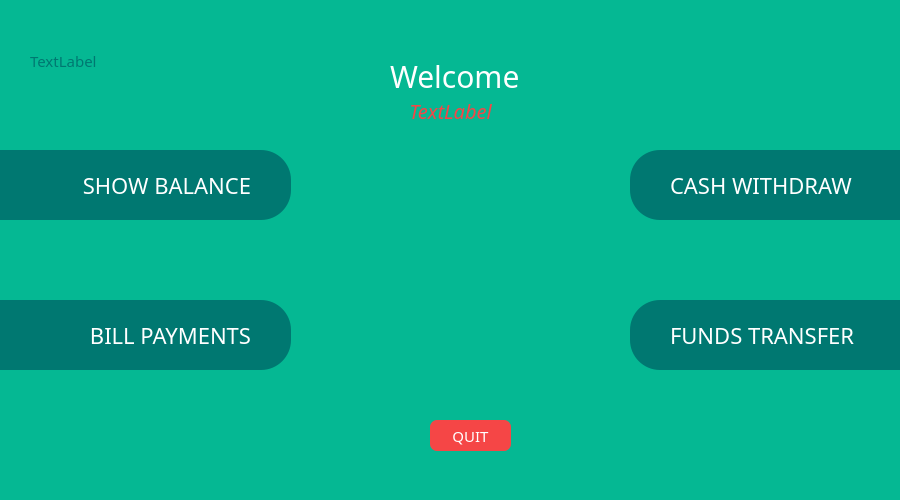
<?xml version="1.0" encoding="UTF-8"?>
<ui version="4.0">
 <class>main_menu</class>
 <widget class="QDialog" name="main_menu">
  <property name="geometry">
   <rect>
    <x>0</x>
    <y>0</y>
    <width>900</width>
    <height>500</height>
   </rect>
  </property>
  <property name="minimumSize">
   <size>
    <width>900</width>
    <height>500</height>
   </size>
  </property>
  <property name="maximumSize">
   <size>
    <width>900</width>
    <height>500</height>
   </size>
  </property>
  <property name="windowTitle">
   <string>Dialog</string>
  </property>
  <property name="styleSheet">
   <string notr="true">background-color: #05B893;</string>
  </property>
  <widget class="QPushButton" name="cash_withdraw_btn">
   <property name="geometry">
    <rect>
     <x>630</x>
     <y>150</y>
     <width>431</width>
     <height>70</height>
    </rect>
   </property>
   <property name="minimumSize">
    <size>
     <width>401</width>
     <height>70</height>
    </size>
   </property>
   <property name="maximumSize">
    <size>
     <width>10000</width>
     <height>10000</height>
    </size>
   </property>
   <property name="font">
    <font>
     <family>Norwester</family>
     <pointsize>-1</pointsize>
    </font>
   </property>
   <property name="styleSheet">
    <string notr="true">color: white;
background-color: #007871;
font-size: 22px;
padding-left: 40px;
text-align: left;
 border-width: 10px;
 border-radius: 30px;</string>
   </property>
   <property name="text">
    <string>CASH WITHDRAW</string>
   </property>
  </widget>
  <widget class="QPushButton" name="fund_transfer">
   <property name="geometry">
    <rect>
     <x>630</x>
     <y>300</y>
     <width>431</width>
     <height>70</height>
    </rect>
   </property>
   <property name="minimumSize">
    <size>
     <width>401</width>
     <height>70</height>
    </size>
   </property>
   <property name="maximumSize">
    <size>
     <width>10000</width>
     <height>10000</height>
    </size>
   </property>
   <property name="font">
    <font>
     <family>Norwester</family>
     <pointsize>-1</pointsize>
    </font>
   </property>
   <property name="styleSheet">
    <string notr="true">color: white;
background-color: #007871;
font-size: 22px;
padding-left: 40px;
text-align: left;
 border-width: 10px;
 border-radius: 30px;</string>
   </property>
   <property name="text">
    <string>FUNDS TRANSFER</string>
   </property>
  </widget>
  <widget class="QPushButton" name="show_balance_btn">
   <property name="geometry">
    <rect>
     <x>-140</x>
     <y>150</y>
     <width>431</width>
     <height>70</height>
    </rect>
   </property>
   <property name="minimumSize">
    <size>
     <width>401</width>
     <height>70</height>
    </size>
   </property>
   <property name="maximumSize">
    <size>
     <width>10000</width>
     <height>10000</height>
    </size>
   </property>
   <property name="font">
    <font>
     <family>Norwester</family>
     <pointsize>-1</pointsize>
    </font>
   </property>
   <property name="styleSheet">
    <string notr="true">color: white;
background-color: #007871;
font-size: 22px;
padding-right: 40px;
text-align: right;
 border-width: 10px;
 border-radius: 30px;</string>
   </property>
   <property name="text">
    <string>SHOW BALANCE</string>
   </property>
  </widget>
  <widget class="QPushButton" name="bill_payments_btn">
   <property name="geometry">
    <rect>
     <x>-140</x>
     <y>300</y>
     <width>431</width>
     <height>70</height>
    </rect>
   </property>
   <property name="minimumSize">
    <size>
     <width>401</width>
     <height>70</height>
    </size>
   </property>
   <property name="maximumSize">
    <size>
     <width>10000</width>
     <height>10000</height>
    </size>
   </property>
   <property name="font">
    <font>
     <family>Norwester</family>
     <pointsize>-1</pointsize>
    </font>
   </property>
   <property name="styleSheet">
    <string notr="true">color: white;
background-color: #007871;
font-size: 22px;
padding-right: 40px;
text-align: right;
 border-width: 10px;
 border-radius: 30px;</string>
   </property>
   <property name="text">
    <string>BILL PAYMENTS</string>
   </property>
  </widget>
  <widget class="QLabel" name="welcome_label">
   <property name="geometry">
    <rect>
     <x>390</x>
     <y>60</y>
     <width>141</width>
     <height>31</height>
    </rect>
   </property>
   <property name="font">
    <font>
     <family>Norwester</family>
     <pointsize>-1</pointsize>
    </font>
   </property>
   <property name="styleSheet">
    <string notr="true">font-size: 30px;
color: white;
</string>
   </property>
   <property name="text">
    <string>Welcome</string>
   </property>
  </widget>
  <widget class="QLabel" name="user_full_name">
   <property name="geometry">
    <rect>
     <x>320</x>
     <y>90</y>
     <width>261</width>
     <height>41</height>
    </rect>
   </property>
   <property name="font">
    <font>
     <family>Norwester</family>
     <pointsize>-1</pointsize>
     <italic>true</italic>
    </font>
   </property>
   <property name="styleSheet">
    <string notr="true">
color: #F54646;
font-size: 20px;
letter-spacing: 0.5em;</string>
   </property>
   <property name="text">
    <string>TextLabel</string>
   </property>
   <property name="alignment">
    <set>Qt::AlignCenter</set>
   </property>
  </widget>
  <widget class="QLabel" name="username_ID">
   <property name="geometry">
    <rect>
     <x>30</x>
     <y>40</y>
     <width>141</width>
     <height>41</height>
    </rect>
   </property>
   <property name="font">
    <font>
     <family>Norwester</family>
     <pointsize>-1</pointsize>
    </font>
   </property>
   <property name="styleSheet">
    <string notr="true">color: #007871;
font-size: 15px;
</string>
   </property>
   <property name="text">
    <string>TextLabel</string>
   </property>
  </widget>
  <widget class="QLabel" name="label_mainLogo">
   <property name="geometry">
    <rect>
     <x>360</x>
     <y>170</y>
     <width>291</width>
     <height>161</height>
    </rect>
   </property>
   <property name="styleSheet">
    <string notr="true">background-color: transparent;</string>
   </property>
   <property name="text">
    <string/>
   </property>
  </widget>
  <widget class="QPushButton" name="pushButton_quit">
   <property name="geometry">
    <rect>
     <x>430</x>
     <y>420</y>
     <width>81</width>
     <height>31</height>
    </rect>
   </property>
   <property name="font">
    <font>
     <family>Norwester</family>
     <pointsize>11</pointsize>
     <weight>50</weight>
     <bold>false</bold>
    </font>
   </property>
   <property name="styleSheet">
    <string notr="true">background-color: #F54646;
color: white;
 border-width: 5px;
 border-radius:7px;
</string>
   </property>
   <property name="text">
    <string>QUIT</string>
   </property>
  </widget>
 </widget>
 <tabstops>
  <tabstop>cash_withdraw_btn</tabstop>
  <tabstop>show_balance_btn</tabstop>
  <tabstop>bill_payments_btn</tabstop>
  <tabstop>fund_transfer</tabstop>
 </tabstops>
 <resources/>
 <connections/>
</ui>
